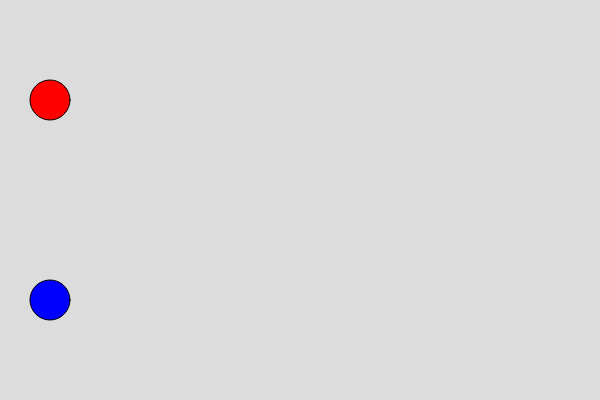
Frame 1 (no input)
Frame 60 (no input): identical to frame 1, image omitted
Frame 120 (the mouse pressed at the canvas centre since frame 60): identical to frame 1, image omitted

The p5.js sketch that drew this single still picture (run headless with seeded random() and noise() and a simulated clock; from frame 60 on, the mouse is pressed at the canvas centre):

// p5.js sketch
// ── sketch.js
let pemain1, pemain2

function setup() {
  createCanvas(600, 400);
  
  pemain1 = new Pemain(100, 'red')
  pemain2 = new Pemain(height-100, 'blue')
}

function draw() {
  background(220);
  
  pemain1.tampilkan()
  pemain2.tampilkan()
  
  pemain1.finish()
  pemain2.finish()
}



function keyPressed() {
  if (keyCode === LEFT_ARROW) {
    pemain1.maju()
  }
  else if (keyCode === RIGHT_ARROW) {
    pemain2.maju()
  }
}
// ── pemain.js
class Pemain {
  constructor(y, warna) {
    this.d = 40
    this.warna = color(warna)
    this.x = 50
    this.y = y
    this.speed = 20
  }
  
  tampilkan() {
    fill(this.warna)
    circle(this.x, this.y, this.d)
  }
  
  maju() {
    this.x += this.speed
  }
  
  finish() {
    if (this.x > width) {
      fill(this.warna)
      textSize(30)
      textAlign(CENTER)
      text("FINISH", width/2, height/2)
      noLoop()
      
    }
  }
}
